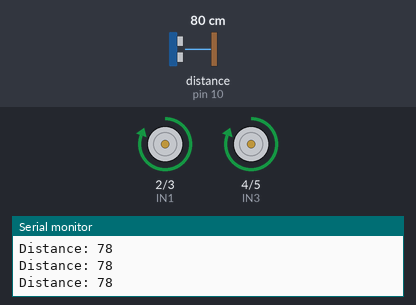
Bench run of a sketch on a simulated Arduino Uno, built with avr-gcc and run on an emulated ATmega328P. On the bench: motor-driver pin pairs drawn as motors (green arrow = first pin HIGH = forward, orange = second pin HIGH = backward, longer = more drive, scaled by the enable pin), the last lines printed to the serial monitor. Wiring (inferred from the names in the program): ultrasonic range finder: trigger pin 9; echo pin 10. Inputs (shaded band) come from the test bench; at power-on: distance to the obstacle (sensor on pin 10) 80 cm. The echo pulse lasts 58.3 µs per cm.

Above: at 1.2 s.
1.3 s: distance to the obstacle (sensor on pin 10) set to 22 cm
2.8 s: distance to the obstacle (sensor on pin 10) set to 19 cm
At 3.8 s:
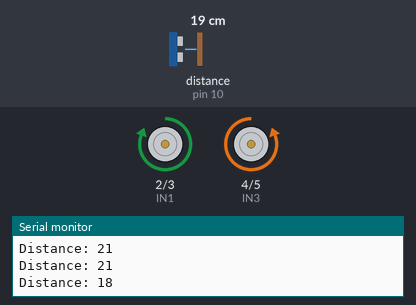
5.8 s: distance to the obstacle (sensor on pin 10) set to 35 cm
At 7.0 s:
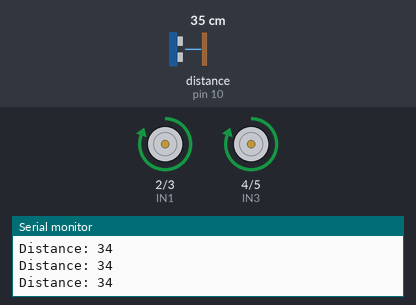
7.7 s: distance to the obstacle (sensor on pin 10) set to 2 cm
At 8.1 s:
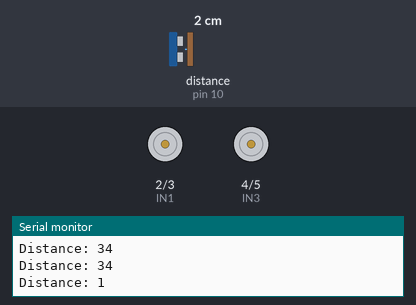
Timing chart, 0 to 11.7 s (numbered marks = the images above; inputs shaded):
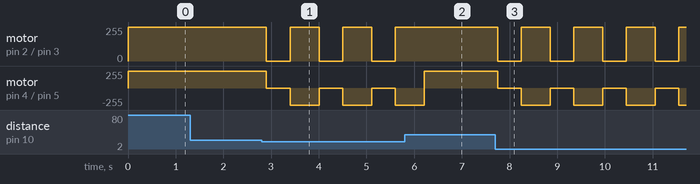

Measured:
- the behaviour switches between 21 and 20 cm on distance to the obstacle (sensor on pin 10) (found by bisection; images 0 and 1)
- after the input at 2.8 s, motor on pin 2 (IN1) / pin 3 (IN2): alternates forward 255/255 for 0.60 s and stopped for 0.50 s, starting after 0.10 s; motor on pin 4 (IN3) / pin 5 (IN4): alternates backward 255/255 for 0.60 s and stopped for 0.50 s, starting after 0.10 s
- after the input at 5.8 s, motor on pin 2 (IN1) / pin 3 (IN2): stays forward 255/255 (without the input it goes to stopped after 0.41 s)
- after the input at 7.7 s, motor on pin 2 (IN1) / pin 3 (IN2): alternates forward 255/255 for 0.60 s and stopped for 0.50 s, starting after 0.05 s; motor on pin 4 (IN3) / pin 5 (IN4): alternates backward 255/255 for 0.60 s and stopped for 0.50 s, starting after 0.05 s

The sketch:

Robot_tranh_vat_can.ino
```cpp
/*
Cảm biến siêu âm HC-SR04 với Arduino:

VCC: Kết nối với chân 5V trên Arduino
GND: Kết nối với chân GND trên Arduino
Trig: Kết nối với chân số 9 trên Arduino
Echo: Kết nối với chân số 10 trên Arduino
Motor Driver (L298N) với Arduino và động cơ DC:

IN1: Kết nối với chân số 2 trên Arduino
IN2: Kết nối với chân số 3 trên Arduino
IN3: Kết nối với chân số 4 trên Arduino
IN4: Kết nối với chân số 5 trên Arduino
ENA: Kết nối với chân số 6 trên Arduino
ENB: Kết nối với chân số 7 trên Arduino
VCC của Motor Driver: Kết nối với nguồn cấp cho động cơ (thường là pin 12V)
GND của Motor Driver: Kết nối với GND của nguồn cấp và GND của Arduino
OUT1 và OUT2: Kết nối với động cơ DC trái
OUT3 và OUT4: Kết nối với động cơ DC phải
*/


// giải thích
/* Hàm readUltrasonicDistance: Gửi tín hiệu từ chân Trig của cảm biến siêu âm,
đợi tín hiệu Echo phản hồi, và tính toán khoảng cách dựa trên thời gian phản hồi.
 Hàm moveForward, stopRobot, turnRight: Điều khiển động cơ để di chuyển robot tiến tới, dừng lại, và quay phải.
 Vòng lặp loop: Liên tục đọc khoảng cách từ cảm biến siêu âm. Nếu khoảng cách nhỏ hơn giá trị an toàn (ví dụ, 20 cm),
robot sẽ dừng lại và quay phải. Nếu khoảng cách an toàn, robot sẽ tiếp tục di chuyển tiến tới.
*/

#include<Arduino.h>

#define trigPin 9
#define echoPin 10
#define IN1 2
#define IN2 3
#define IN3 4
#define IN4 5
#define ENA 6
#define ENB 7

void setup() {
    pinMode(trigPin, OUTPUT);
    pinMode(echoPin, INPUT);
    pinMode(IN1, OUTPUT);
    pinMode(IN2, OUTPUT);
    pinMode(IN3, OUTPUT);
    pinMode(IN4, OUTPUT);
    pinMode(ENA, OUTPUT);
    pinMode(ENB, OUTPUT);

    Serial.begin(9600);
}

long readUltrasonicDistance() {
    digitalWrite(trigPin, LOW);
    delayMicroseconds(2);
    digitalWrite(trigPin, HIGH);
    delayMicroseconds(10);
    digitalWrite(trigPin, LOW);

    long duration = pulseIn(echoPin, HIGH);
    long distance = duration * 0.034 / 2;
    return distance;
}

void moveForward() {
    digitalWrite(IN1, HIGH);
    digitalWrite(IN2, LOW);
    digitalWrite(IN3, HIGH);
    digitalWrite(IN4, LOW);
    analogWrite(ENA, 255);
    analogWrite(ENB, 255);
}

void stopRobot() {
    digitalWrite(IN1, LOW);
    digitalWrite(IN2, LOW);
    digitalWrite(IN3, LOW);
    digitalWrite(IN4, LOW);
    analogWrite(ENA, 0);
    analogWrite(ENB, 0);
}

void turnRight() {
    digitalWrite(IN1, HIGH);
    digitalWrite(IN2, LOW);
    digitalWrite(IN3, LOW);
    digitalWrite(IN4, HIGH);
    analogWrite(ENA, 255);
    analogWrite(ENB, 255);
}

void loop() {
    long distance = readUltrasonicDistance();
    Serial.print("Distance: ");
    Serial.println(distance);

    if (distance < 20) { // Khoảng cách an toàn để tránh vật cản
        stopRobot();
        delay(500);
        turnRight();
        delay(500);
    } else {
        moveForward();
    }

    delay(100);
}
```
